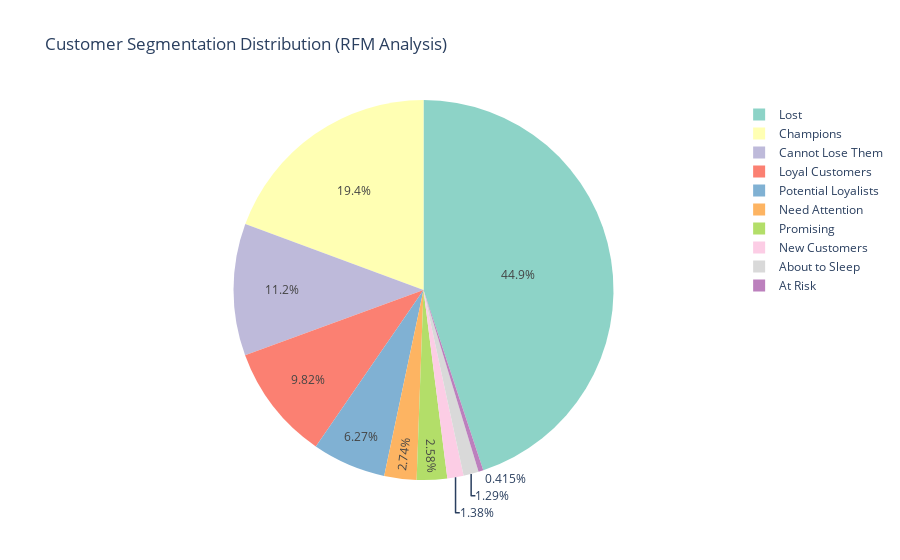

The notebook cell saved with this chart:
### Markdown cell above
### Customer Segments Pie Chart

### Code cell
px.pie(values=segment_counts.values, names=segment_counts.index,
              title='Customer Segmentation Distribution (RFM Analysis)',
              color_discrete_sequence=px.colors.qualitative.Set3)

### Figure 1 — Plotly figure (JSON) as saved in the notebook; plotly's stock layout.template omitted (floating-point values rounded to 4 significant figures)
{"data": [{"domain": {"x": [0, 1], "y": [0, 1]}, "hovertemplate": "label=%{label}<br>value=%{value}<extra></extra>", "labels": ["Lost", "Champions", "Cannot Lose Them", "Loyal Customers", "Potential Loyalists", "Need Attention", "Promising", "New Customers", "About to Sleep", "At Risk"], "legendgroup": "", "name": "", "showlegend": true, "type": "pie", "values": [1948, 840, 487, 426, 272, 119, 112, 60, 56, 18]}], "layout": {"legend": {"tracegroupgap": 0}, "piecolorway": ["rgb(141,211,199)", "rgb(255,255,179)", "rgb(190,186,218)", "rgb(251,128,114)", "rgb(128,177,211)", "rgb(253,180,98)", "rgb(179,222,105)", "rgb(252,205,229)", "rgb(217,217,217)", "rgb(188,128,189)", "rgb(204,235,197)", "rgb(255,237,111)"], "title": {"text": "Customer Segmentation Distribution (RFM Analysis)"}}}
